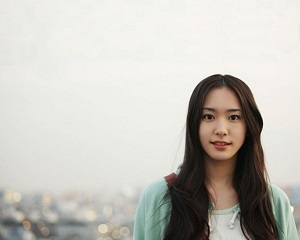
#> input picture CodeTesting/PythonImageColor/test.jpeg, 300 x 240 px
$ python main.py
#> lines starting #> are read from the running program, lines starting #| are printed output that depends on the picture
# import numpy as np
# import scipy as misc
import imageio
import matplotlib.pyplot as plt

if __name__ == '__main__':
    img = imageio.imread('./test.jpeg')
#> img is the input picture: shape (240, 300, 3); mean R, G, B 196.5, 194.1, 187.3
    print(img.shape, img.dtype)
#| (240, 300, 3) uint8

    plt.imshow(img)
    plt.show()
    plt.imshow(img[:, :, 0])
    plt.show()
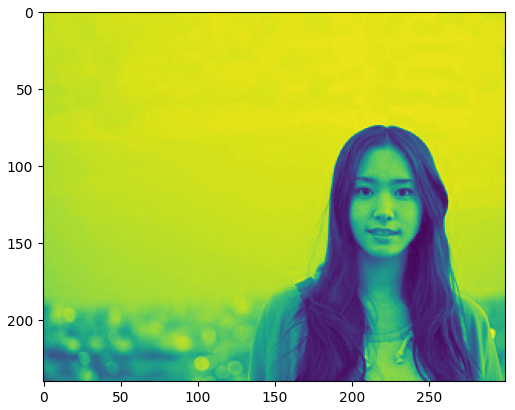
#> figure drawn by matplotlib, 1 panel
    plt.imshow(img[:, :, 1])
    plt.show()
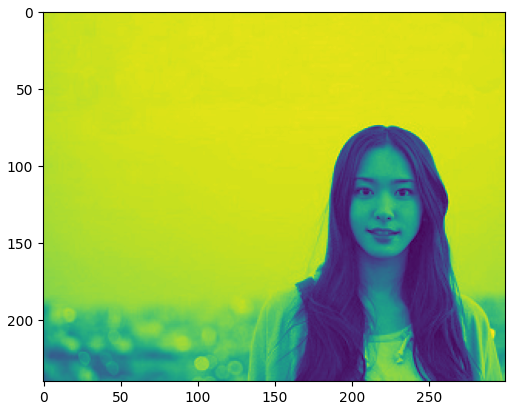
#> figure drawn by matplotlib, 1 panel
    plt.imshow(img[:, :, 2])
    plt.show()
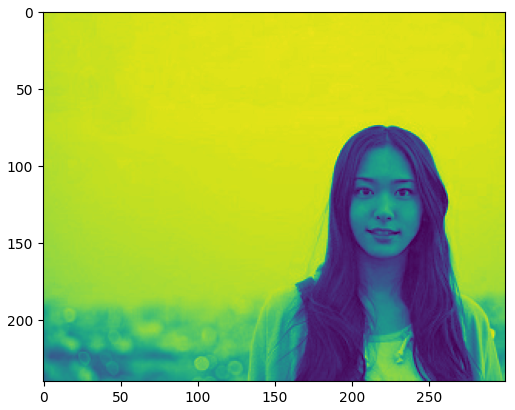
#> figure drawn by matplotlib, 1 panel
